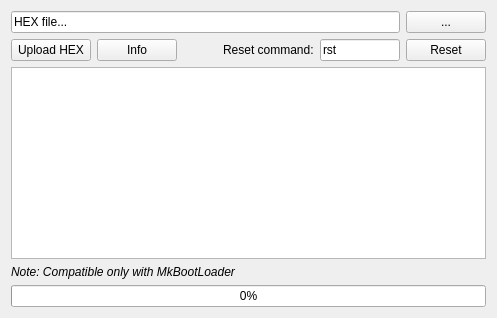
          <widget class="QWidget" name="tHexloader">
           <attribute name="title">
            <string>Hexloader</string>
           </attribute>
           <layout class="QVBoxLayout" name="verticalLayout_3">
            <item>
             <layout class="QHBoxLayout" name="horizontalLayout_10">
              <item>
               <widget class="QLineEdit" name="leHexFile">
                <property name="text">
                 <string>HEX file...</string>
                </property>
                <property name="readOnly">
                 <bool>true</bool>
                </property>
               </widget>
              </item>
              <item>
               <widget class="QPushButton" name="btnLoadHexFile">
                <property name="text">
                 <string>...</string>
                </property>
               </widget>
              </item>
             </layout>
            </item>
            <item>
             <layout class="QHBoxLayout" name="horizontalLayout_11">
              <item>
               <widget class="QPushButton" name="btnUploadHex">
                <property name="text">
                 <string>Upload HEX</string>
                </property>
                <property name="checkable">
                 <bool>true</bool>
                </property>
                <property name="checked">
                 <bool>false</bool>
                </property>
               </widget>
              </item>
              <item>
               <widget class="QPushButton" name="btnInfo">
                <property name="text">
                 <string>Info</string>
                </property>
                <property name="checkable">
                 <bool>true</bool>
                </property>
               </widget>
              </item>
              <item>
               <spacer name="horizontalSpacer_40">
                <property name="orientation">
                 <enum>Qt::Horizontal</enum>
                </property>
                <property name="sizeHint" stdset="0">
                 <size>
                  <width>40</width>
                  <height>20</height>
                 </size>
                </property>
               </spacer>
              </item>
              <item>
               <widget class="QLabel" name="lblReset">
                <property name="text">
                 <string>Reset command:</string>
                </property>
               </widget>
              </item>
              <item>
               <widget class="QLineEdit" name="leReset">
                <property name="sizePolicy">
                 <sizepolicy hsizetype="Minimum" vsizetype="Fixed">
                  <horstretch>0</horstretch>
                  <verstretch>0</verstretch>
                 </sizepolicy>
                </property>
                <property name="minimumSize">
                 <size>
                  <width>0</width>
                  <height>0</height>
                 </size>
                </property>
                <property name="maximumSize">
                 <size>
                  <width>80</width>
                  <height>16777215</height>
                 </size>
                </property>
                <property name="text">
                 <string>rst</string>
                </property>
               </widget>
              </item>
              <item>
               <widget class="QPushButton" name="btnReset">
                <property name="text">
                 <string>Reset</string>
                </property>
               </widget>
              </item>
             </layout>
            </item>
            <item>
             <widget class="QPlainTextEdit" name="pteInfo"/>
            </item>
            <item>
             <widget class="QLabel" name="label_2">
              <property name="font">
               <font>
                <italic>true</italic>
               </font>
              </property>
              <property name="text">
               <string>Note: Compatible only with MkBootLoader</string>
              </property>
              <property name="textFormat">
               <enum>Qt::AutoText</enum>
              </property>
             </widget>
            </item>
            <item>
             <widget class="QProgressBar" name="pbUploadHex">
              <property name="value">
               <number>0</number>
              </property>
             </widget>
            </item>
           </layout>
          </widget>
